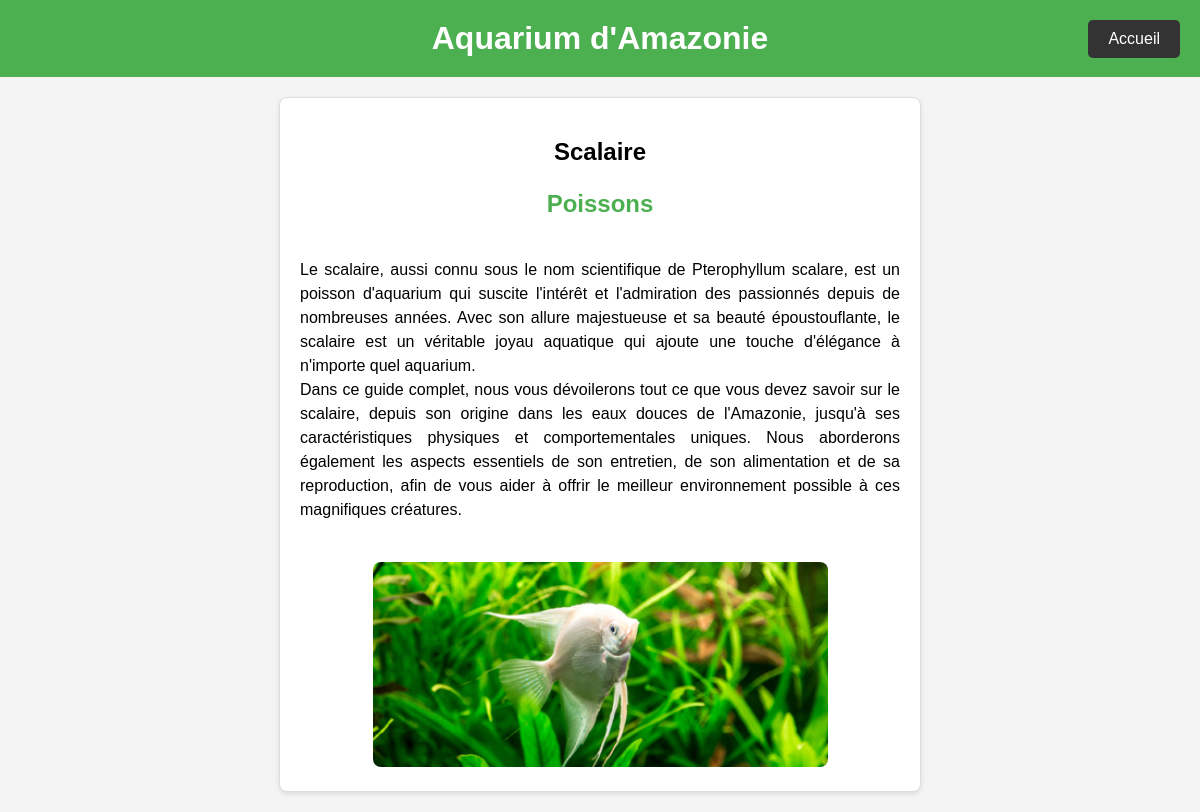
Page /article.php?id=2 on the committed database.
### tables this page shows
CREATE TABLE `articles` (
  `id` int NOT NULL,
  `categories` text NOT NULL,
  `titre` text NOT NULL,
  `texte` text NOT NULL,
  `photo` varchar(255) NOT NULL
);

### article.php (the view, shortened to what this page needs)
<?php
require_once "bdd/bdd.php";
$id = $_GET['id'];
$sql = "SELECT * FROM articles WHERE ID = :id";
$stmt = $bdd->prepare($sql);
$stmt->bindValue(":id", $id);
$stmt->execute();
$article = $stmt->fetch(PDO::FETCH_ASSOC);
?>
<!DOCTYPE html>
<html lang="fr">
<head>
    <link rel="stylesheet" href="styles/stylearticle.css">
</head>
<body>
    <div class="header">
        <h1>Aquarium d'Amazonie</h1>
        <form class="form" action="index.php" method="GET">
            <button class="bouton-accueil" type="submit">Accueil</button>
        </form>
    </div>
    <div class="article-card">
        <h2><?= $article['titre'] ?></h2>
        <h3><?= $article['categories'] ?></h2>
        <div class="article-texte">
            <p><?= $article['texte'] ?></p>
            <div class="article-image">
                <img src="<?=($article['photo']) ?>" alt="Project Image">
            </div>
        </div>
    </div>
</body>
</html>

### styles/stylearticle.css (style rules this page uses)
body { font-family: Arial, sans-serif; margin: 0; padding: 0; background-color: #f4f4f4; }
.header { background-color: #4CAF50; color: white; padding: 20px; text-align: center; position: relative; }
.header h1 { margin: 0; }
h2 { font-size: 24px; color: #000000; }
h3 { font-size: 24px; color: #4CAF50; }
.form { position: absolute; top: 20px; right: 20px; }
.bouton-accueil { background-color: #333; color: white; padding: 10px 20px; border: none; border-radius: 5px; cursor: pointer; font-size: 16px; text-decoration: none; transition: background-color 0.3s ease, transform 0.3s ease; }
.article-card { background-color: white; border: 1px solid #ddd; border-radius: 8px; box-shadow: 0 2px 5px rgba(0, 0, 0, 0.1); margin: 20px auto; padding: 20px; max-width: 600px; text-align: center; }
.article-card h2 { font-size: 24px; margin-bottom: 10px; }
.article-texte { display: flex; flex-direction: column; align-items: center; }
.article-texte p { font-size: 16px; line-height: 1.5; margin-bottom: 20px; text-align: justify; }
.article-image img { max-width: 100%; height: auto; border-radius: 8px; margin-top: 20px; }

### rows in the picture
articles: titre "Scalaire", categories "Poissons", texte "Le scalaire, aussi connu sous le nom scientifique de Pterophyllum scalare, est un poisson d'aquarium qui suscite l'intérêt et l'admiration des passionnés depuis de nombreuses années. Avec son allure majestueuse et sa beauté époustouflante, le scalaire est un véritable joyau aquatique qui ajoute une touche d'élégance à n'importe quel aquarium. Dans ce guide complet, nous vous dévoilerons tout ce que vous devez savoir sur le scalaire, depuis son origine dans les eaux douces de l'Amazonie, jusqu'à ses caractéristiques physiques et comportementales uniques. Nous aborderons également les aspects essentiels de son entretien, de son alimentation et de sa reproduction, afin de vous aider à offrir…", photo (picture)
